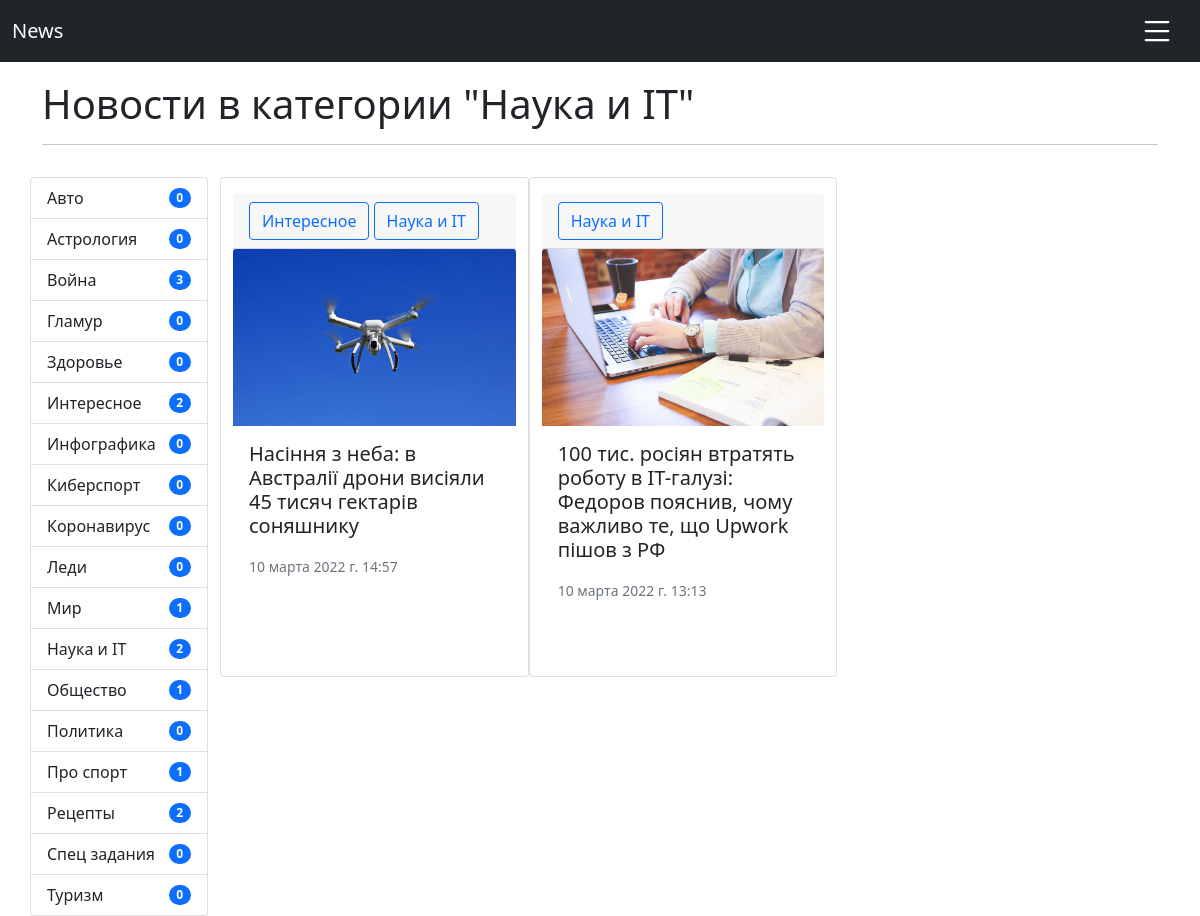
Page /category/20/ on the committed database.
### news/models.py (models this page shows, shortened)
class Category(models.Model):
    title = models.CharField(max_length=150)
    def __str__(self):
        return self.title
    class Meta:
        verbose_name = 'Категория'
        verbose_name_plural = 'Категории'
        ordering = ['title']

class News(models.Model):
    title = models.CharField('Заголовок', max_length=150)
    content = models.TextField('Контент', blank=True)
    created_at = models.DateTimeField('Дата публ.', auto_now_add=True)
    edited_at = models.DateTimeField('Дата посл. ред.', auto_now=True)
    image = models.ImageField('Картинка', upload_to="photos/%Y/%m/%d", blank=True)
    is_published = models.BooleanField('Опубликовано ?', default=True)
    category = models.ManyToManyField('Category', blank=True, related_name='news')
    class Meta:
        verbose_name = 'Новость'
        verbose_name_plural = 'Новости'
        ordering = ['-created_at']

### news/views.py (the view)
# urls.py: path('category/<int:category_id>/', get_category, name='category'),
def get_category(request, category_id):
    news = News.objects.filter(category=category_id)
    categories = Category.objects.all()
    category = Category.objects.get(pk=category_id)
    context = {
        'news':news,
        'categories':categories,
        'category':category
    }
    return render(request, 'news/category.html', context)

### news/templates/news/category.html (shortened to what this page needs)
{% extends 'base.html' %}
{% block title-h1 %}Новости в категории "{{ category.title }}" {% endblock %}
{% block sidebar %}
    {% include 'inc/_sidebar.html' %}
{% endblock %}
{% block content %}
    {% for item in news %}
    <div class="card mt-3 g-4" style="max-height:500px;">
        <div class="card-header mt-3">
            {% for item_category in item.category.all %}
                <a href="{% url 'category' item_category.pk %}" class="btn btn-outline-primary">{{ item_category }}</a>
            {% endfor %}
        </div>
        {% if item.image %}
            <img src="{{ item.image.url }}" class="card-img-top" alt="...">
        {% else %}
            <img src="https://nsk.triproom.ru/photo/big/noimage.png" class="card-img-top" alt="...">
        {% endif %}
        <div class="card-body">
            <h5 class="card-title">{{ item.title }}</h5>
            <p class="card-text"><small class="text-muted">{{ item.created_at }}</small></p>
        </div>
    </div>
    {% empty %}
        <p class="mt-3">Пока что нет новостей в этой категории</p>
    {% endfor %}
{% endblock %}

### templates/inc/_sidebar.html
{% for item in categories %}
<a href="{% url 'category' item.pk %}"
    class="list-group-item-action list-group-item d-flex justify-content-between align-items-center">{{ item.title }}
    <span class="badge bg-primary rounded-pill d-flex align-items-center">{{ item.news.all|length }}</span>
</a>
{% endfor %}

### rows in the picture
Category: title "Наука и IT", news.all|length "2"
Category: title "Авто", news.all|length "0"
Category: title "Астрология", news.all|length "0"
Category: title "Война", news.all|length "3"
Category: title "Гламур", news.all|length "0"
Category: title "Здоровье", news.all|length "0"
Category: title "Интересное", news.all|length "2"
Category: title "Инфографика", news.all|length "0"
Category: title "Киберспорт", news.all|length "0"
Category: title "Коронавирус", news.all|length "0"
Category: title "Леди", news.all|length "0"
Category: title "Мир", news.all|length "1"
Category: title "Общество", news.all|length "1"
Category: title "Политика", news.all|length "0"
Category: title "Про спорт", news.all|length "1"
Category: title "Рецепты", news.all|length "2"
Category: title "Спец задания", news.all|length "0"
Category: title "Туризм", news.all|length "0"
News: image (picture), title "Насіння з неба: в Австралії дрони висіяли 45 тисяч гектарів соняшнику", created_at "10 марта 2022 г. 14:57"
News: image (picture), title "100 тис. росіян втратять роботу в ІТ-галузі: Федоров пояснив, чому важливо те, що Upwork пішов з РФ", created_at "10 марта 2022 г. 13:13"
